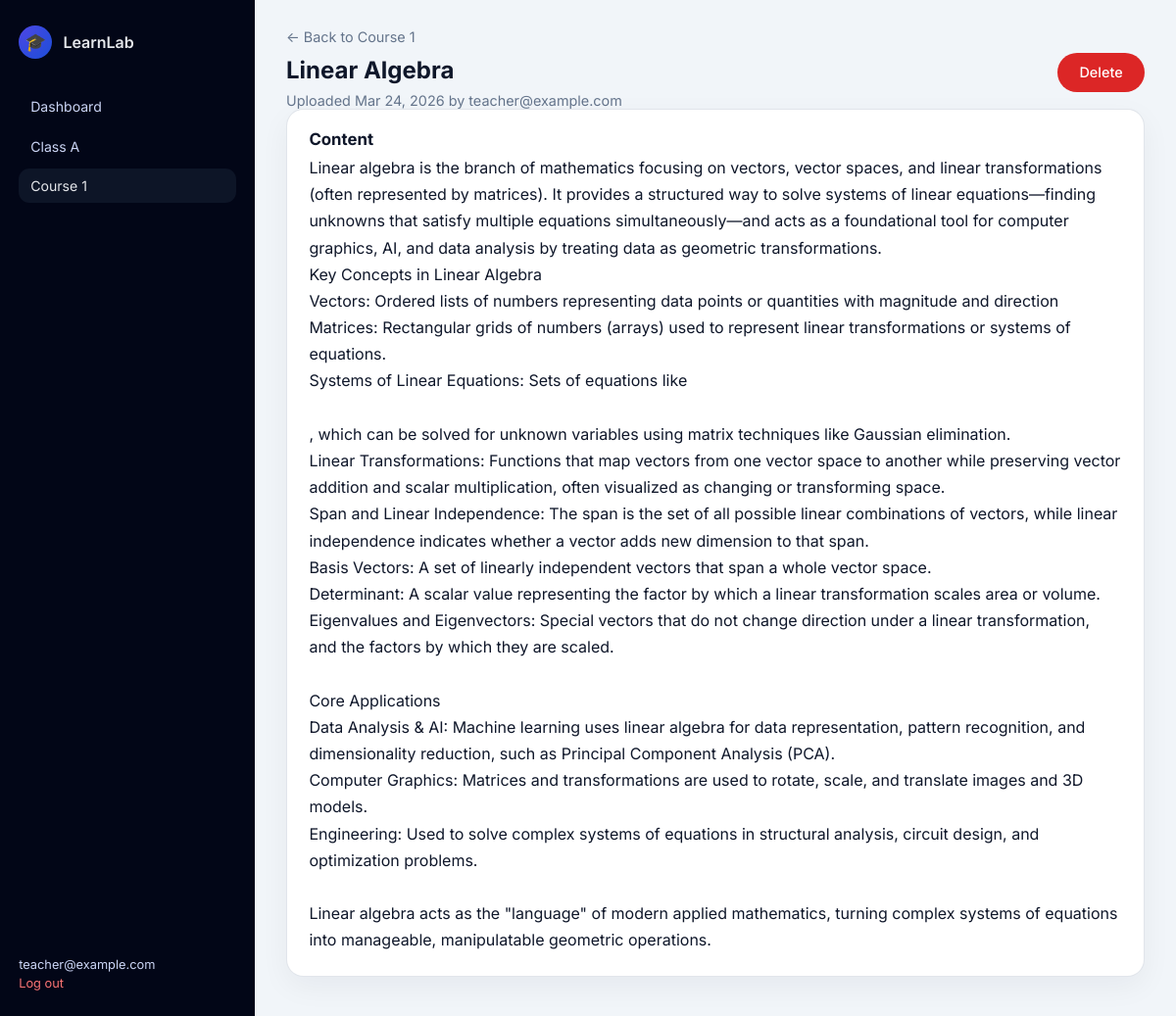
The page /teacher/materials/2/ (signed in) on the database its author committed.
### core/models.py (models this page shows, shortened)
class Classroom(models.Model):
    name = models.CharField(max_length=200)
    description = models.TextField(blank=True)
    created_at = models.DateTimeField(auto_now_add=True)
    teachers = models.ManyToManyField(
        settings.AUTH_USER_MODEL,
        related_name="teaching_classrooms",
        blank=True,
        limit_choices_to={"role": "TEACHER"},
    )
    class Meta:
        ordering = ["-created_at"]

class Course(models.Model):
    classroom = models.ForeignKey(
        Classroom,
        on_delete=models.CASCADE,
        related_name="courses",
        null=True,
        blank=True,
    )
    name = models.CharField(max_length=200)
    description = models.TextField(blank=True)
    created_at = models.DateTimeField(auto_now_add=True)
    class Meta:
        ordering = ["-created_at"]

class User(AbstractUser):
    class Roles(models.TextChoices):
        ADMIN = "ADMIN", "Admin"
        TEACHER = "TEACHER", "Teacher"
        STUDENT = "STUDENT", "Student"
    role = models.CharField(
        max_length=20,
        choices=Roles.choices,
        default=Roles.STUDENT,
    )
    student_class = models.ForeignKey(
        "Classroom",
        on_delete=models.SET_NULL,
        null=True,
        blank=True,
        related_name="students",
    )

class LearningMaterial(models.Model):
    course = models.ForeignKey(Course, on_delete=models.CASCADE, related_name="materials")
    title = models.CharField(max_length=200)
    content = models.TextField(blank=True)
    file = models.FileField(upload_to="materials/%Y/%m/", blank=True, null=True)
    uploaded_by = models.ForeignKey(
        settings.AUTH_USER_MODEL,
        on_delete=models.SET_NULL,
        null=True,
        related_name="uploaded_materials",
    )
    uploaded_at = models.DateTimeField(auto_now_add=True)
    class Meta:
        ordering = ["-uploaded_at"]

### core/views.py (the view)
    def wrapped(request: HttpRequest, *args, **kwargs):
        user: User = request.user  # type: ignore[assignment]
        if not user.is_authenticated or user.role != User.Roles.TEACHER:
            messages.error(request, "You do not have access to this page.")
            return redirect("login")
        return view(request, *args, **kwargs)

### core/views.py (called while the page is built)
def _require_teacher(view):
    def wrapped(request: HttpRequest, *args, **kwargs):
        user: User = request.user  # type: ignore[assignment]
        if not user.is_authenticated or user.role != User.Roles.TEACHER:
            messages.error(request, "You do not have access to this page.")
            return redirect("login")
        return view(request, *args, **kwargs)
    return wrapped

@login_required
@_require_teacher
def teacher_material_detail(request: HttpRequest, material_id: int) -> HttpResponse:
    material = get_object_or_404(LearningMaterial, pk=material_id)
    if request.user not in material.course.classroom.teachers.all():
        messages.error(request, "You are not assigned to this class.")
        return redirect("teacher_dashboard")
    return render(request, "core/teacher_material_detail.html", {
        "material": material,
        "course": material.course,
        "classroom": material.course.classroom,
    })

### templates/core/teacher_material_detail.html (shortened to what this page needs)
{% extends "core/base.html" %}
{% block body_class %}page-dashboard page-dashboard-teacher{% endblock %}
{% block content %}
<div class="dashboard-layout">
    <aside class="sidebar">
        <div class="sidebar-brand">
            <span class="sidebar-logo-circle">🎓</span>
            <span class="sidebar-title">LearnLab</span>
        </div>
        <nav class="sidebar-nav">
            <a href="{% url 'teacher_dashboard' %}" class="sidebar-link">Dashboard</a>
            <a href="{% url 'teacher_class_detail' classroom.pk %}" class="sidebar-link">{{ classroom.name }}</a>
            <a href="{% url 'teacher_course_detail' course.pk %}" class="sidebar-link sidebar-link-active">{{ course.name }}</a>
        </nav>
        <div class="sidebar-footer">
            <span class="sidebar-user">{{ request.user.get_full_name|default:request.user.username }}</span>
            <a href="{% url 'logout' %}" class="sidebar-logout">Log out</a>
        </div>
    </aside>
    <main class="dashboard-main">
        <header class="dashboard-header">
            <a href="{% url 'teacher_course_detail' course.pk %}" class="back-link">← Back to {{ course.name }}</a>
            <div class="card-header-row">
                <h1>{{ material.title }}</h1>
                <span class="action-group">
                    <form method="post" action="{% url 'teacher_material_delete' material.pk %}"
                          class="inline-form"
                          onsubmit="return confirm('Delete this material?');">
                        <button type="submit" class="btn btn-danger">Delete</button>
                    </form>
                </span>
            </div>
            <p class="text-muted">Uploaded {{ material.uploaded_at|date:"M j, Y" }}
                {% if material.uploaded_by %}by {{ material.uploaded_by.get_full_name|default:material.uploaded_by.username }}{% endif %}
            </p>
        </header>
        {% if material.content %}
        <section class="card">
            <h2>Content</h2>
            <div style="white-space: pre-wrap; line-height: 1.7;">{{ material.content }}</div>
        </section>
        {% endif %}
    </main>
</div>
{% endblock %}

### static/css/learnlab.css (style rules this page uses)
*, *::before, *::after { box-sizing: border-box; }
html, body { margin: 0; padding: 0; height: 100%; font-family: "Inter", system-ui, -apple-system, BlinkMacSystemFont, "Segoe UI", sans-serif; color: #0f172a; background: #f1f5f9; }
a { color: inherit; text-decoration: none; }
button { font-family: inherit; }
.btn { border-radius: 999px; border: none; display: inline-flex; align-items: center; justify-content: center; gap: 0.5rem; padding: 0.7rem 1.4rem; font-size: 0.9rem; font-weight: 500; cursor: pointer; transition: transform 0.08s ease, box-shadow 0.08s ease, background 0.08s, color 0.08s; }
.page-dashboard { min-height: 100vh; }
.dashboard-layout { min-height: 100vh; display: grid; grid-template-columns: 260px minmax(0, 1fr); }
.sidebar { background: #020617; color: #e5e7eb; padding: 1.6rem 1.2rem; display: flex; flex-direction: column; gap: 1.4rem; }
.sidebar-brand { display: flex; align-items: center; gap: 0.7rem; }
.sidebar-logo-circle { width: 34px; height: 34px; border-radius: 999px; display: flex; align-items: center; justify-content: center; background: radial-gradient(circle at top left, #4f46e5, #1d4ed8); font-size: 1.1rem; }
.sidebar-title { font-weight: 600; font-size: 1rem; }
.sidebar-nav { display: flex; flex-direction: column; gap: 0.35rem; margin-top: 0.6rem; }
.sidebar-link { font-size: 0.88rem; padding: 0.55rem 0.75rem; border-radius: 0.7rem; color: #cbd5f5; }
.sidebar-link-active, .sidebar-link:hover { background: rgba(15, 23, 42, 0.9); color: #e5e7eb; }
.sidebar-footer { margin-top: auto; font-size: 0.8rem; display: flex; flex-direction: column; gap: 0.25rem; }
.sidebar-user { color: #cbd5f5; }
.sidebar-logout { color: #f97373; }
.dashboard-main { padding: 1.7rem 2rem 2.5rem; }
.dashboard-header h1 { margin: 0 0 0.35rem; font-size: 1.5rem; }
.dashboard-header p { margin: 0; font-size: 0.9rem; color: #64748b; }
.card { background: #ffffff; border-radius: 1.1rem; padding: 1.3rem 1.4rem 1.4rem; box-shadow: 0 10px 30px rgba(15, 23, 42, 0.05); border: 1px solid rgba(148, 163, 184, 0.28); }
.card h2 { margin: 0 0 0.35rem; font-size: 1.05rem; }
.text-muted { color: #94a3b8; }
.btn-danger { background: #dc2626; color: #fff; }
.card-header-row { display: flex; align-items: center; justify-content: space-between; flex-wrap: wrap; gap: 0.75rem; }
.action-group { display: flex; gap: 0.5rem; flex-wrap: wrap; }
.back-link { display: inline-block; font-size: 0.9rem; color: #64748b; margin-bottom: 0.5rem; }
.inline-form { display: inline; }

### rows shown on the page
Classroom: name "Class A"
Course: name "Course 1"
User: user.get_full_name "teacher@example.com"
LearningMaterial: title "Linear Algebra", uploaded_at "Mar 24, 2026", uploaded_by.get_full_name "teacher@example.com", content "Linear algebra is the branch of mathematics focusing on vectors, vector spaces, and linear transformations (often represented by matrices). It provides a structured way to solve systems of linear equations—finding unknowns that satisfy multiple equations simultaneously—and acts as a foundational tool for computer graphics, AI, and data analysis by treating data as geometric transformations. Key Concepts in Linear Algebra Vectors: Ordered lists of numbers representing data points or quantities with magnitude and direction Matrices: Rectangular grids of numbers (arrays) used to represent linear transformations or systems of equations. Systems of Linear Equations: Sets of equations like ,…"
